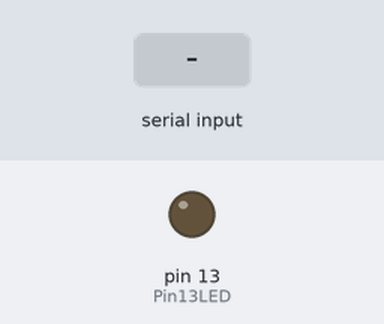
The sketch below on a simulated Arduino Uno, built with avr-gcc and run on an emulated ATmega328P. On the bench: output pins drawn as LEDs (lit = HIGH). The inputs (shaded band) are chosen by the test bench.

Above: at 1.2 s.
1.3 s: "1" received over the second serial link
At 1.6 s:
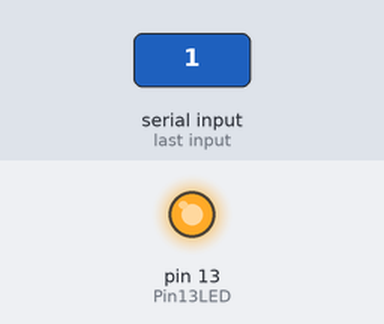
Timing chart, 0 to 4.3 s (numbered marks = the images above; inputs shaded):
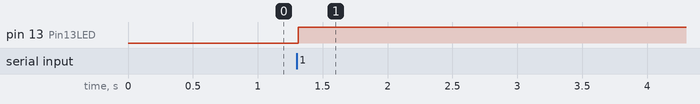

The sketch:

rx485-rx.ino
```cpp
#include <SoftwareSerial.h>
#define SSerialRX        10  //Serial Receive pin
#define SSerialTX        11  //Serial Transmit pin

#define SSerialTxControl 3   //RS485 Direction control

#define RS485Transmit    HIGH
#define RS485Receive     LOW

#define Pin13LED         13

SoftwareSerial RS485Serial(SSerialRX, SSerialTX); // RX, TX

int byteReceived;
int byteSend;

void setup() {
  Serial.begin(9600);

  pinMode(Pin13LED, OUTPUT);
  pinMode(SSerialTxControl, OUTPUT);

  digitalWrite(SSerialTxControl, RS485Receive);  // Init Transceiver

  RS485Serial.begin(4800);

}

void loop() {

  if (RS485Serial.available())  //Look for data from other Arduino
   {
    byteReceived = RS485Serial.read();    // Read received byte
    delay(10);
    digitalWrite(Pin13LED, byteReceived);  // Show activity
   }

}
```

Measured:
- after the input at 1.3 s, pin 13 (Pin13LED): LOW → HIGH at once
